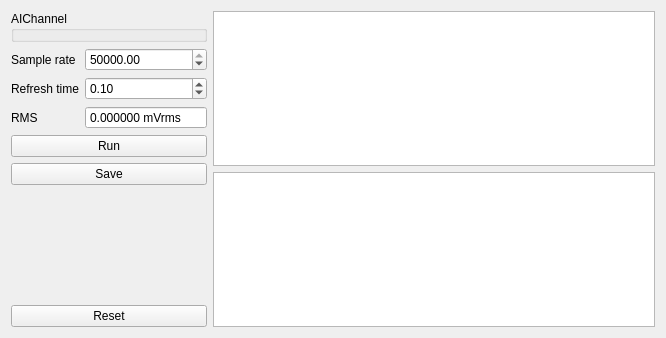
<?xml version="1.0" encoding="UTF-8"?>
<ui version="4.0">
 <class>Form</class>
 <widget class="QWidget" name="Form">
  <property name="geometry">
   <rect>
    <x>0</x>
    <y>0</y>
    <width>666</width>
    <height>338</height>
   </rect>
  </property>
  <property name="windowTitle">
   <string>Form</string>
  </property>
  <layout class="QHBoxLayout" name="horizontalLayout_2">
   <item>
    <layout class="QHBoxLayout" name="horizontalLayout">
     <item>
      <layout class="QVBoxLayout" name="verticalLayout">
       <item>
        <widget class="QGroupBox" name="aiChannelGroupBox">
         <property name="title">
          <string>AIChannel</string>
         </property>
        </widget>
       </item>
       <item>
        <layout class="QFormLayout" name="formLayout">
         <item row="0" column="0">
          <widget class="QLabel" name="label">
           <property name="text">
            <string>Sample rate</string>
           </property>
          </widget>
         </item>
         <item row="0" column="1">
          <widget class="QDoubleSpinBox" name="sampleRateSb">
           <property name="minimum">
            <double>1.000000000000000</double>
           </property>
           <property name="maximum">
            <double>50000.000000000000000</double>
           </property>
           <property name="value">
            <double>50000.000000000000000</double>
           </property>
          </widget>
         </item>
         <item row="1" column="0">
          <widget class="QLabel" name="label_2">
           <property name="text">
            <string>Refresh time</string>
           </property>
          </widget>
         </item>
         <item row="1" column="1">
          <widget class="QDoubleSpinBox" name="refreshTimeSb">
           <property name="value">
            <double>0.100000000000000</double>
           </property>
          </widget>
         </item>
         <item row="2" column="0">
          <widget class="QLabel" name="label_3">
           <property name="text">
            <string>RMS</string>
           </property>
          </widget>
         </item>
         <item row="2" column="1">
          <widget class="QDoubleSpinBox" name="rmsSb">
           <property name="readOnly">
            <bool>true</bool>
           </property>
           <property name="buttonSymbols">
            <enum>QAbstractSpinBox::NoButtons</enum>
           </property>
           <property name="suffix">
            <string> mVrms</string>
           </property>
           <property name="decimals">
            <number>6</number>
           </property>
           <property name="maximum">
            <double>1000.000000000000000</double>
           </property>
           <property name="singleStep">
            <double>0.000001000000000</double>
           </property>
          </widget>
         </item>
        </layout>
       </item>
       <item>
        <widget class="QPushButton" name="runPb">
         <property name="text">
          <string>Run</string>
         </property>
        </widget>
       </item>
	   <item>
        <widget class="QPushButton" name="savePb">
         <property name="text">
          <string>Save</string>
         </property>
        </widget>
       </item>
       <item>
        <spacer name="verticalSpacer">
         <property name="orientation">
          <enum>Qt::Vertical</enum>
         </property>
         <property name="sizeHint" stdset="0">
          <size>
           <width>20</width>
           <height>40</height>
          </size>
         </property>
        </spacer>
       </item>
       <item>
        <widget class="QPushButton" name="resetPb">
         <property name="text">
          <string>Reset</string>
         </property>
        </widget>
       </item>
      </layout>
     </item>
     <item>
      <layout class="QVBoxLayout" name="verticalLayout_2">
       <item>
        <widget class="PlotWidget" name="plot"/>
       </item>
       <item>
        <widget class="PlotWidget" name="spectrumPlot"/>
       </item>
      </layout>
     </item>
    </layout>
   </item>
  </layout>
 </widget>
 <customwidgets>
  <customwidget>
   <class>PlotWidget</class>
   <extends>QGraphicsView</extends>
   <header>pyqtgraph</header>
  </customwidget>
 </customwidgets>
 <resources/>
 <connections/>
</ui>
